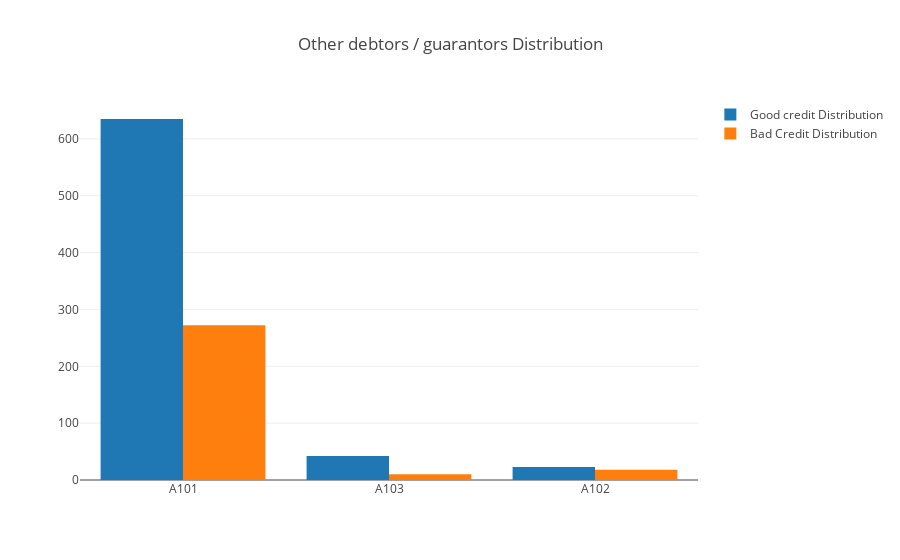

Notebook source saved alongside this figure:
### Markdown cell above
List of Savings account/bonds:
- A61 :          ... <  100 DM
- A62 :   100 <= ... <  500 DM
- A63 :   500 <= ... < 1000 DM
- A64 :          .. >= 1000 DM
- A65 :   unknown/ no savings account

Client with less than 100 DM in the saving account has the highest risk of not replaying back.

### Code cell
trace0 = go.Bar(x = df[df["Risk"]== 1]["Other debtors / guarantors"].value_counts().index.values, 
                y = df[df["Risk"]== 1]["Other debtors / guarantors"].value_counts().values,
                name='Good credit Distribution')

trace1 = go.Bar(x = df[df["Risk"]== 2]["Other debtors / guarantors"].value_counts().index.values,
                y = df[df["Risk"]== 2]["Other debtors / guarantors"].value_counts().values,
                name="Bad Credit Distribution")

data = [trace0, trace1]

layout = go.Layout( title='Other debtors / guarantors Distribution')

fig = go.Figure(data=data, layout=layout)

py.iplot(fig, filename='grouped-bar')

### Figure 1 — Plotly figure (JSON) as saved in the notebook; plotly's stock layout.template omitted (floating-point values rounded to 4 significant figures)
{"data": [{"name": "Good credit Distribution", "type": "bar", "uid": "31928630-502c-11e9-ba4f-48bf6be9efe4", "x": ["A101", "A103", "A102"], "y": [635, 42, 23]}, {"name": "Bad Credit Distribution", "type": "bar", "uid": "3192882e-502c-11e9-b0c2-48bf6be9efe4", "x": ["A101", "A102", "A103"], "y": [272, 18, 10]}], "layout": {"title": "Other debtors / guarantors Distribution"}}
